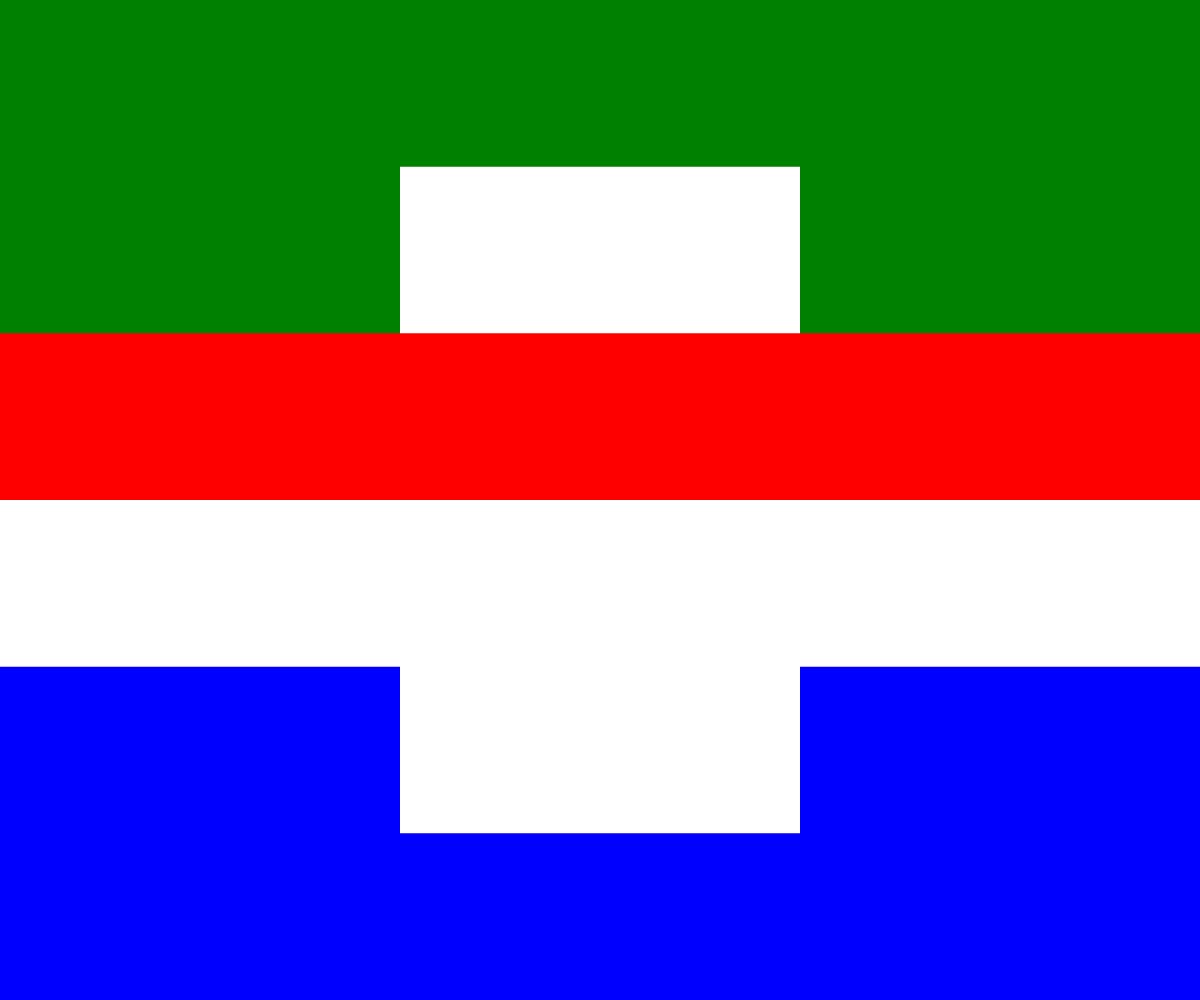
Frame 1 (no input)
Frame 60 (no input): identical to frame 1, image omitted
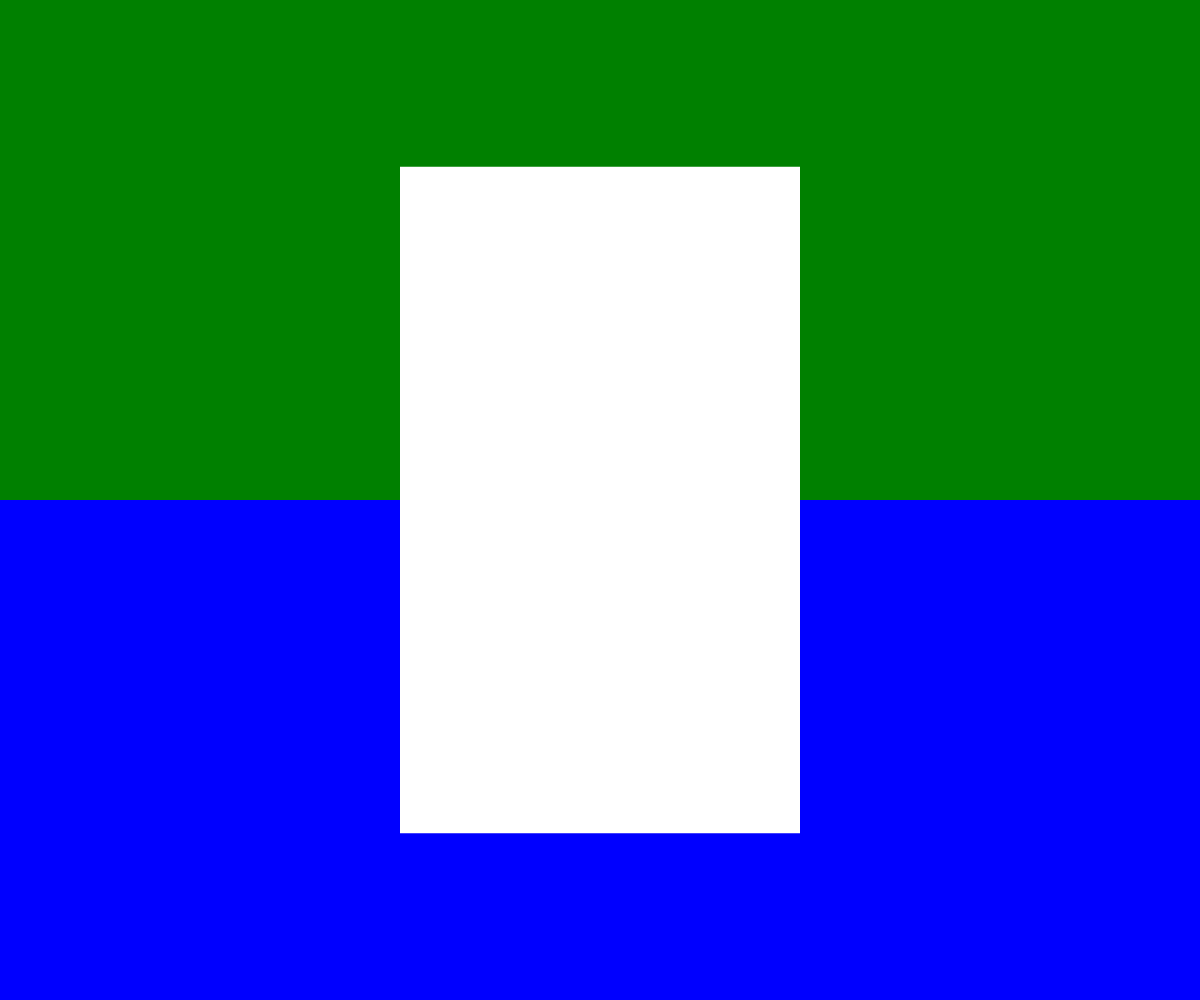
Frame 120 (the mouse pressed at the canvas centre since frame 60)

The p5.js sketch that drew these frames (run headless with seeded random() and noise() and a simulated clock; from frame 60 on, the mouse is pressed at the canvas centre):

// p5.js sketch
// ── sketch.js

let clrs = [
'green', //top 0
'red', //middle top 1
'white', //middle strip 2
'#yellow', //middle bottom 3
'blue' //bottom 4
]


function setup() {
  createCanvas(windowWidth, windowHeight);
  noStroke();
}

function draw() {
 background(220);
 canvasRect(clrs[4], height/2, height/2, false);
 canvasRect(clrs[0], height/2, 0, false);
 fill(clrs[2]); 
 rect(width * 1/3, height * 1/6, width * 1/3, height * 2/3); 
 canvasRect(clrs[1], height/6, height/3, true);
 canvasRect(clrs[3], height/6, height/2, true);


}

function canvasRect(clr, hgt, y_offset, clickable) {
	fill(clr);
	if((clickable == true) && (mouseIsPressed == false)){
		rect(0, y_offset, width, hgt);
	} 
	if(clickable == false){
		rect(0, y_offset, width, hgt);
	}
}
